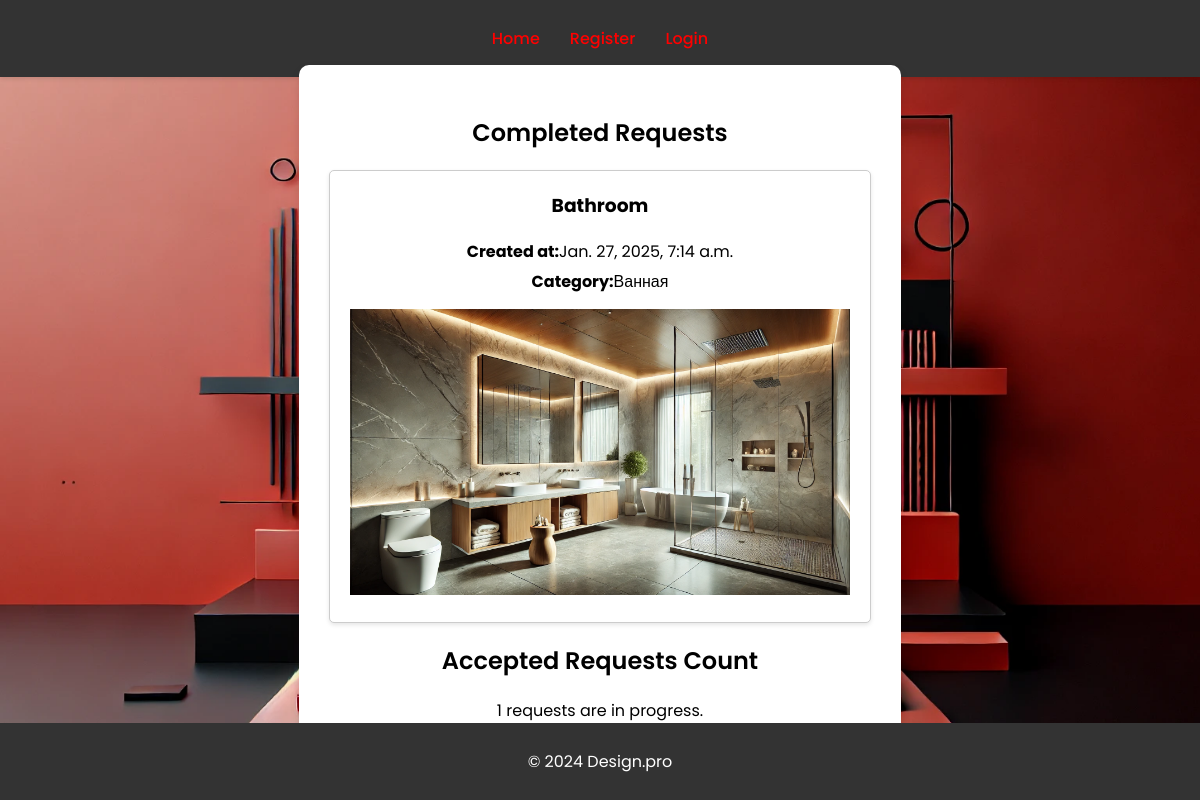
The page / on the database its author committed.
### main/models.py (models this page shows, shortened)
class Request(models.Model):
    STATUS_CHOICES = [
        ('Новая', 'Новая'),
        ('Принято в работу', 'Принято в работу'),
        ('Выполнено', 'Выполнено'),
    ]
    user = models.ForeignKey(User, on_delete=models.CASCADE)
    title = models.CharField(max_length=255)
    description = models.TextField()
    category = models.ForeignKey(Category, on_delete=models.CASCADE)
    image = models.ImageField(upload_to='images/')
    status = models.CharField(max_length=20, choices=STATUS_CHOICES, default='Новая')
    created_at = models.DateTimeField(auto_now_add=True)

class Category(models.Model):
    name = models.CharField(max_length=255, unique=True)

### main/views.py (the view)
# urls.py: path('', home_view, name='home'),
def home_view(request):
    completed_requests = Request.objects.filter(status='Выполнено').order_by('-created_at')[:4]
    accepted_requests_count = Request.objects.filter(status='Принято в работу').count()
    return render(request, 'home.html', {
        'completed_requests': completed_requests,
        'accepted_requests_count': accepted_requests_count
    })

### main/templates/home.html (shortened to what this page needs)
{% extends 'base.html' %}
{% block content %}
<div class="wrapper fadeInDown">
  <div id="formContent">
    <h2 class="active">Completed Requests</h2>
    {% if completed_requests %}
      <div class="requests-list">
        {% for request in completed_requests %}
          <div class="request-item">
            <h3>{{ request.title }}</h3>
            <p><strong>Created at:</strong> {{ request.created_at }}</p>
            <p><strong>Category:</strong> {{ request.category.name }}</p>
            {% if request.image %}
              <img src="{{ request.image.url }}" alt="Request Image" class="request-image">
            {% endif %}
          </div>
        {% endfor %}
      </div>
    {% else %}
      <p>No completed requests found.</p>
    {% endif %}
    <h2 class="active">Accepted Requests Count</h2>
    <p>{{ accepted_requests_count }} requests are in progress.</p>
  </div>
</div>
{% endblock %}

### main/static/css/styles.css (style rules this page uses)
html { background-image: url('../img/musulman_Generate.png'); background-size: cover; background-position: center; background-repeat: no-repeat; background-attachment: fixed; }
body { font-family: "Poppins", sans-serif; margin: 0; padding: 0; }
h2 { text-align: center; font-size: 24px; font-weight: 600; margin: 20px 0; }
.wrapper { display: flex; align-items: center; justify-content: center; height: 80vh; }
#formContent { background: #fff; padding: 30px; border-radius: 10px; box-shadow: 0 4px 8px rgba(0, 0, 0, 0.1); text-align: center; width: 100%; max-width: fit-content; }
#formContent h2 { margin-bottom: 20px; }
#formContent p { display: flex; flex-wrap: wrap; justify-content: center; }
.fadeInDown { animation: fadeInDown 1s ease-in-out; }
.requests-list { display: flex; gap: 20px; justify-content: center; }
.request-item { background-color: #fff; padding: 20px; border: 1px solid #ccc; border-radius: 5px; box-shadow: 0 2px 4px rgba(0, 0, 0, 0.1); width: 500px; text-align: center; }
.request-item h3 { margin-top: 0; }
.request-item p { margin: 5px 0; }
.request-image { max-width: 100%; height: auto; margin-top: 10px; }

### rows shown on the page
Request: title "Bathroom", created_at "Jan. 27, 2025, 7:14 a.m.", category.name "Ванная", image (picture)

### other values the page prints
{{ accepted_requests_count }} "1"
